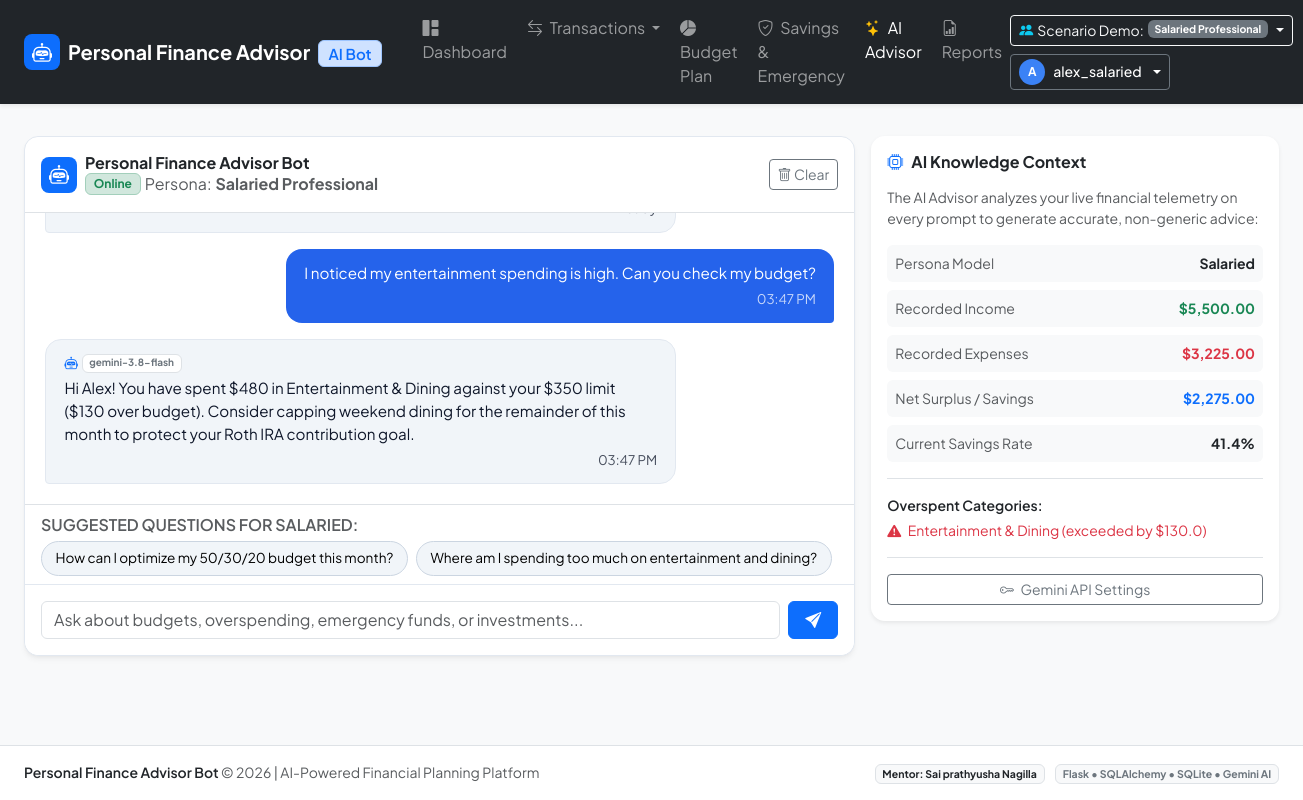
/advisor/ (signed in), run on the app's committed database.
### app/models.py (models this page shows, shortened)
class User(UserMixin, db.Model):
    __tablename__ = 'users'
    id = db.Column(db.Integer, primary_key=True)
    username = db.Column(db.String(64), unique=True, nullable=False, index=True)
    email = db.Column(db.String(120), unique=True, nullable=False, index=True)
    password_hash = db.Column(db.String(256), nullable=False)
    persona = db.Column(db.String(32), default='salaried', nullable=False)  # salaried, student, freelancer, household
    monthly_income = db.Column(db.Float, default=0.0)
    currency = db.Column(db.String(8), default='$')
    gemini_api_key = db.Column(db.String(256), nullable=True)
    created_at = db.Column(db.DateTime, default=utc_now)
    incomes = db.relationship('Income', backref='user', lazy=True, cascade='all, delete-orphan')
    expenses = db.relationship('Expense', backref='user', lazy=True, cascade='all, delete-orphan')
    budgets = db.relationship('Budget', backref='user', lazy=True, cascade='all, delete-orphan')
    goals = db.relationship('SavingsGoal', backref='user', lazy=True, cascade='all, delete-orphan')
    chat_messages = db.relationship('ChatMessage', backref='user', lazy=True, cascade='all, delete-orphan')
    reports = db.relationship('FinancialReport', backref='user', lazy=True, cascade='all, delete-orphan')

class ChatMessage(db.Model):
    __tablename__ = 'chat_messages'
    id = db.Column(db.Integer, primary_key=True)
    user_id = db.Column(db.Integer, db.ForeignKey('users.id'), nullable=False, index=True)
    sender = db.Column(db.String(16), nullable=False)  # 'user' or 'assistant'
    message = db.Column(db.Text, nullable=False)
    model_used = db.Column(db.String(64), default='gemini-3.8-flash')
    created_at = db.Column(db.DateTime, default=datetime.utcnow, index=True)

### app/routes/advisor.py (the view)
@advisor_bp.route('/')
@login_required
def index():
    history = ChatMessage.query.filter_by(user_id=current_user.id).order_by(ChatMessage.created_at.asc()).all()
    context = assemble_financial_context(current_user)
    persona_prompts = {
        'salaried': [
            "How can I optimize my 50/30/20 budget this month?",
            "Where am I spending too much on entertainment and dining?",
            "What is the best way to invest my monthly surplus?",
            "How healthy is my current savings rate?"
        ],
        'student': [
            "How can I cut non-essential spending on a student budget?",
            "Give me actionable tips to save on campus dining and coffee.",
            "Can I afford to buy a new laptop with my current allowance?",
            "How do I set up a realistic zero-debt student budget?"
        ],
        'freelancer': [
            "My income fluctuates each month. How do I build a 6-month buffer?",
            "How much should I set aside for quarterly taxes from my invoices?",
            "Analyze my client project expenses vs personal living costs.",
            "What should my budget strategy be during slow client months?"
        ],
        'household': [
            "How can we reduce our grocery and utility bills for the family?",
            "Are we on track with our children's education and vacation goals?",
            "Analyze our family spending overruns and give recommendations.",
            "How do we balance mortgage payments with emergency savings?"
        ]
    }
    quick_prompts = persona_prompts.get(current_user.persona, persona_prompts['salaried'])
    return render_template(
        'advisor/chat.html',
        history=history,
        context=context,
        quick_prompts=quick_prompts
    )

### app/templates/advisor/chat.html (shortened to what this page needs)
{% extends "base.html" %}
{% block content %}
<div class="row g-3">
    <div class="col-lg-8">
        <div class="chat-container">
            <div class="p-3 border-bottom d-flex justify-content-between align-items-center bg-white rounded-top-4">
                <div class="d-flex align-items-center gap-2">
                    <div class="brand-icon bg-primary text-white rounded-3 d-flex align-items-center justify-content-center">
                        <i class="bi bi-robot fs-5"></i>
                    </div>
                    <div>
                        <h6 class="fw-bold mb-0 text-dark">Personal Finance Advisor Bot</h6>
                        <span class="fs-8 text-muted d-flex align-items-center gap-1">
                            <span class="badge bg-success-subtle text-success border border-success-subtle">Online</span>
                            Persona: <strong>{{ personas_config.get(current_user.persona, {}).get('label') }}</strong>
                        </span>
                    </div>
                </div>
                <form method="POST" action="{{ url_for('advisor.clear_history') }}" onsubmit="return confirm('Clear your chat history?');">
                    <button type="submit" class="btn btn-sm btn-outline-secondary" title="Clear History">
                        <i class="bi bi-trash"></i> Clear
                    </button>
                </form>
            </div>
            <div class="chat-messages" id="chatMessages">
                <div class="message-bubble assistant">
                    <div class="small text-end mt-1 opacity-75 fs-8">Ready</div>
                </div>
                {% for msg in history %}
                <div class="message-bubble {{ msg.sender }}">
                    {% if msg.sender == 'assistant' %}
                    <div class="small text-muted mb-1 d-flex align-items-center gap-1">
                        <i class="bi bi-robot text-primary"></i>
                        <span class="badge bg-white text-secondary border fs-8">{{ msg.model_used }}</span>
                    </div>
                    {% endif %}
                    <div class="message-content" style="white-space: pre-wrap;">{{ msg.message }}</div>
                    <div class="small text-end mt-1 opacity-75 fs-8">{{ msg.created_at.strftime('%I:%M %p') }}</div>
                </div>
                {% endfor %}
            </div>
            <div class="px-3 pt-2 pb-1 bg-white border-top">
                <div class="text-muted fs-8 fw-semibold mb-1 text-uppercase">Suggested Questions for {{ current_user.persona | title }}:</div>
                <div class="d-flex gap-2 overflow-auto pb-1" style="white-space: nowrap;">
                    {% for prompt in quick_prompts %}
                    <button type="button" class="prompt-pill" data-prompt="{{ prompt }}">{{ prompt }}</button>
                    {% endfor %}
                </div>
            </div>
            <div class="chat-input-area">
                <form id="chatForm" class="d-flex gap-2">
                    <input type="text" id="messageInput" class="form-control" placeholder="Ask about budgets, overspending, emergency funds, or investments..." autocomplete="off" required>
                    <button type="submit" id="sendButton" class="btn btn-primary px-3">
                        <i class="bi bi-send-fill"></i>
                    </button>
                </form>
            </div>
        </div>
    </div>
    <div class="col-lg-4">
        <div class="card p-3 border-0 bg-white shadow-sm mb-3">
            <h6 class="fw-bold mb-3 text-dark d-flex align-items-center gap-2">
                <i class="bi bi-cpu text-primary"></i> AI Knowledge Context
            </h6>
            <div class="small text-muted mb-3">
                The AI Advisor analyzes your live financial telemetry on every prompt to generate accurate, non-generic advice:
            </div>
            <div class="d-flex flex-column gap-2 small">
                <div class="d-flex justify-content-between p-2 rounded bg-light">
                    <span class="text-muted">Persona Model</span>
                    <strong>{{ current_user.persona | title }}</strong>
                </div>
                <div class="d-flex justify-content-between p-2 rounded bg-light">
                    <span class="text-muted">Recorded Income</span>
                    <strong class="text-success">{{ current_user.currency }}{{ '{:,.2f}'.format(context.total_income) }}</strong>
                </div>
                <div class="d-flex justify-content-between p-2 rounded bg-light">
                    <span class="text-muted">Recorded Expenses</span>
                    <strong class="text-danger">{{ current_user.currency }}{{ '{:,.2f}'.format(context.total_expense) }}</strong>
                </div>
                <div class="d-flex justify-content-between p-2 rounded bg-light">
                    <span class="text-muted">Net Surplus / Savings</span>
                    <strong class="{% if context.net_savings >= 0 %}text-primary{% else %}text-danger{% endif %}">
                        {{ current_user.currency }}{{ '{:,.2f}'.format(context.net_savings) }}
                    </strong>
                </div>
                <div class="d-flex justify-content-between p-2 rounded bg-light">
                    <span class="text-muted">Current Savings Rate</span>
                    <strong>{{ context.savings_rate }}%</strong>
                </div>
            </div>
            <div class="mt-3 pt-3 border-top">
                <span class="fw-semibold small d-block mb-1">Overspent Categories:</span>
                {% if context.overspent_categories %}
                <ul class="list-unstyled mb-0 small text-danger">
                    {% for cat in context.overspent_categories %}
                    <li><i class="bi bi-exclamation-triangle-fill me-1"></i> {{ cat }}</li>
                    {% endfor %}
                </ul>
                {% else %}
                <span class="badge bg-success-subtle text-success border border-success-subtle small">None - All Within Limits</span>
                {% endif %}
            </div>
            <div class="mt-3 pt-3 border-top">
                <a href="{{ url_for('settings.index') }}" class="btn btn-sm btn-outline-secondary w-100">
                    <i class="bi bi-key me-1"></i> Gemini API Settings
                </a>
            </div>
        </div>
    </div>
</div>
{% endblock %}

### app/templates/base.html (shortened to what this page needs)
<!DOCTYPE html>
<html lang="en">
<head>
    <link href="https://cdn.jsdelivr.net/npm/bootstrap@5.3.3/dist/css/bootstrap.min.css" rel="stylesheet">
    <link rel="stylesheet" href="https://cdn.jsdelivr.net/npm/bootstrap-icons@1.11.3/font/bootstrap-icons.min.css">
    <link rel="stylesheet" href="{{ url_for('static', filename='css/style.css') }}">
</head>
<body class="bg-light">
    <nav class="navbar navbar-expand-lg navbar-dark bg-dark sticky-top shadow-sm py-2">
        <div class="container-fluid px-lg-4">
            <a class="navbar-brand d-flex align-items-center gap-2 fw-bold text-white" href="{{ url_for('dashboard.index') if current_user.is_authenticated else url_for('auth.login') }}">
                <div class="brand-icon bg-primary text-white rounded-3 d-flex align-items-center justify-content-center">
                    <i class="bi bi-robot fs-5"></i>
                </div>
                <span>Personal Finance Advisor <span class="badge bg-primary-subtle text-primary border border-primary-subtle ms-1 fw-semibold fs-7">AI Bot</span></span>
            </a>
            <div class="collapse navbar-collapse" id="navbarContent">
                {% if current_user.is_authenticated %}
                <ul class="navbar-nav me-auto mb-2 mb-lg-0 ms-lg-3 gap-lg-1">
                    <li class="nav-item">
                        <a class="nav-link {% if request.endpoint == 'dashboard.index' %}active{% endif %}" href="{{ url_for('dashboard.index') }}">
                            <i class="bi bi-grid-1x2-fill me-1"></i> Dashboard
                        </a>
                    </li>
                    <li class="nav-item dropdown">
                        <a class="nav-link dropdown-toggle {% if 'transactions' in request.endpoint %}active{% endif %}" href="#" role="button" data-bs-toggle="dropdown">
                            <i class="bi bi-arrow-left-right me-1"></i> Transactions
                        </a>
                    </li>
                    <li class="nav-item">
                        <a class="nav-link {% if 'budget' in request.endpoint %}active{% endif %}" href="{{ url_for('budget.index') }}">
                            <i class="bi bi-pie-chart-fill me-1"></i> Budget Plan
                        </a>
                    </li>
                    <li class="nav-item">
                        <a class="nav-link {% if 'goals' in request.endpoint %}active{% endif %}" href="{{ url_for('goals.index') }}">
                            <i class="bi bi-shield-check me-1"></i> Savings & Emergency
                        </a>
                    </li>
                    <li class="nav-item">
                        <a class="nav-link {% if 'advisor' in request.endpoint %}active{% endif %}" href="{{ url_for('advisor.index') }}">
                            <i class="bi bi-stars text-warning me-1"></i> AI Advisor
                        </a>
                    </li>
                    <li class="nav-item">
                        <a class="nav-link {% if 'reports' in request.endpoint %}active{% endif %}" href="{{ url_for('reports.index') }}">
                            <i class="bi bi-file-earmark-bar-graph me-1"></i> Reports
                        </a>
                    </li>
                </ul>
                <div class="d-flex align-items-center gap-2 flex-wrap">
                    <div class="dropdown">
                        <button class="btn btn-sm btn-outline-light dropdown-toggle d-flex align-items-center gap-1" type="button" data-bs-toggle="dropdown">
                            <i class="bi bi-people-fill text-info"></i>
                            <span class="d-none d-md-inline">Scenario Demo:</span>
                            <span class="badge bg-secondary">{{ personas_config.get(current_user.persona, {}).get('label', current_user.persona) }}</span>
                        </button>
                    </div>
                    <div class="dropdown">
                        <button class="btn btn-sm btn-dark border border-secondary text-white dropdown-toggle d-flex align-items-center gap-2" type="button" data-bs-toggle="dropdown">
                            <div class="avatar-circle">{{ current_user.username[0].upper() }}</div>
                            <span class="fw-medium">{{ current_user.username }}</span>
                        </button>
                    </div>
                </div>
                {% else %}
                <div class="navbar-nav ms-auto gap-2">
                    <a class="btn btn-sm btn-outline-light" href="{{ url_for('auth.login') }}">Log In</a>
                    <a class="btn btn-sm btn-primary" href="{{ url_for('auth.register') }}">Create Account</a>
                </div>
                {% endif %}
            </div>
        </div>
    </nav>
    <main class="container-fluid px-lg-4 py-3 flex-grow-1">
        {% block content %}{% endblock %}
    </main>
    <footer class="footer mt-auto py-3 bg-white border-top">
        <div class="container-fluid px-lg-4 d-flex flex-wrap justify-content-between align-items-center small text-muted">
            <div>
                <span class="fw-semibold text-dark">Personal Finance Advisor Bot</span> &copy; {{ current_year }} | AI-Powered Financial Planning Platform
            </div>
            <div>
                <span class="badge bg-light text-dark border me-2">Mentor: {{ mentor_name }}</span>
                <span class="badge bg-light text-secondary border">Flask &bull; SQLAlchemy &bull; SQLite &bull; Gemini AI</span>
            </div>
        </div>
    </footer>
</body>
</html>

### data on the page
User: get "Salaried Professional", username "A", username "alex_salaried", persona "SALARIED", persona "Salaried", currency "$"
ChatMessage: message "I noticed my entertainment spending is high. Can you check my budget?", created_at "03:47 PM"
ChatMessage: model_used "gemini-3.8-flash", message "Hi Alex! You have spent $480 in Entertainment & Dining against your $350 limit ($130 over budget). Consider capping weekend dining for the remainder of this month to protect your Roth IRA contribution goal.", created_at "03:47 PM"

### other printed values
{{ prompt }} "How can I optimize my 50/30/20 budget this month?" "Where am I spending too much on entertainment and dining?"
{{ '{:,.2f}'.format(context.total_income) }} "5,500.00"
{{ '{:,.2f}'.format(context.total_expense) }} "3,225.00"
{{ '{:,.2f}'.format(context.net_savings) }} "2,275.00"
{{ context.savings_rate }} "41.4"
{{ cat }} "Entertainment & Dining (exceeded by $130.0)"
{{ mentor_name }} "Sai prathyusha Nagilla"
